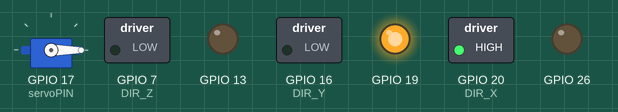
Recording of a program running on a simulated Raspberry Pi (BCM pin numbers). Shown: servo, switched loads named in the program (green lamp = pin HIGH), output pins drawn as LEDs (lit = HIGH). Servo angles are drawn from the pulse width (0.5 ms = 0°, 2.5 ms = 180°); pins used as bus, display or sensor lines are not drawn.

Above: at 0.05 s.
At 6.05 s:
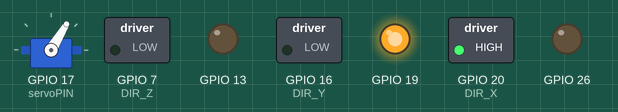
At 11.95 s:
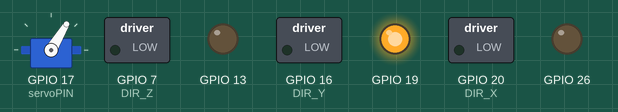
Timing chart, 0 to 15.6 s (numbered marks = the images above):
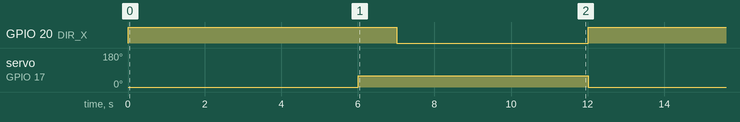

Measured:
- by itself, GPIO 20 (DIR_X): alternates HIGH for 7.0 s and LOW for 5.0 s
- by itself, servo on GPIO 17 (servoPIN): alternates 59° for 6.0 s and 0° for 6.0 s

The program:

versionclaw2.py
```python
from time import sleep
import pigpio
import sys
import serial
import RPi.GPIO as GPIO

#ser = serial.Serial('/dev/ttyACM0', 9600, timeout=1)
#ser.flush()


servoPIN = 17    #4
GPIO.setmode(GPIO.BCM)
GPIO.setup(servoPIN, GPIO.OUT)
GPIO.setwarnings(False)

p = GPIO.PWM(servoPIN, 50) # GPIO 17 for PWM with 50Hz
p.start(2.0) # Initialization
#print("DutyCycle : 2.0 and angle 0")


#for Picking up motor
DIR_X = 20     # Direction GPIO Pin
STEP_X = 21    # Step GPIO Pin
#SWITCH =   # GPIO pin of switch


DIR_Y = 16
STEP_Y= 12


DIR_Z =7
STEP_Z= 15

# Connect to pigpiod daemon
pi_x = pigpio.pi()
pi_y = pigpio.pi()
pi_z = pigpio.pi()


# Set up pins as an output
pi_x.set_mode(DIR_X, pigpio.OUTPUT)
pi_x.set_mode(STEP_X, pigpio.OUTPUT)

# Set up pins as an output
pi_y.set_mode(DIR_Y, pigpio.OUTPUT)
pi_y.set_mode(STEP_Y, pigpio.OUTPUT)


# Set up pins as an output
pi_z.set_mode(DIR_Z, pigpio.OUTPUT)
pi_z.set_mode(STEP_Z, pigpio.OUTPUT)


# Set up input switch
#pi_x.set_mode(SWITCH, pigpio.INPUT)
#pi_x.set_pull_up_down(SWITCH, pigpio.PUD_UP)

MODE = (13, 19, 26)   # Microstep Resolution GPIO Pins
RESOLUTION = {'Full': (0, 0, 0),
              'Half': (1, 0, 0),
              '1/4': (0, 1, 0),
              '1/8': (1, 1, 0),
              '1/16': (0, 0, 1),
              '1/32': (1, 0, 1)}
for i in range(3):
    pi_x.write(MODE[i], RESOLUTION['1/4'][i])

# Set duty cycle and frequency
pi_x.set_PWM_dutycycle(STEP_X, 200)  # PWM 1/2 On 1/2 Off
pi_x.set_PWM_frequency(STEP_X, 1250)  # 500 pulses per second

# Set duty cycle and frequency
pi_y.set_PWM_dutycycle(STEP_Y, 200)  # PWM 1/2 On 1/2 Off
pi_y.set_PWM_frequency(STEP_Y, 1250)  # 500 pulses per second

# Set duty cycle and frequency
pi_z.set_PWM_dutycycle(STEP_Y, 200)  # PWM 1/2 On 1/2 Off
pi_z.set_PWM_frequency(STEP_Y, 1250)  # 500 pulses per second


#dir_x = sys.argv[1]
#dir_y = sys.argv[2]


def move_x():
        pi_x.set_PWM_dutycycle(STEP_X, 128)  # PWM 1/2 On 1/2 Off
        pi_x.set_PWM_frequency(STEP_X, 1250)


def move_y():
        pi_y.set_PWM_dutycycle(STEP_Y, 128)  # PWM 1/2 On 1/2 Off
        pi_y.set_PWM_frequency(STEP_Y, 1250)


def move_z():
	pi_z.set_PWM_dutycycle(STEP_Z,128)
	pi_z.set_PWM_frequency(STEP_Z,1250)


def stop_x():
        pi_x.set_PWM_dutycycle(STEP_X,0)
        pi_x.set_PWM_frequency(STEP_X,0)


def stop_y():
        pi_y.set_PWM_dutycycle(STEP_Y,50)
        pi_y.set_PWM_frequency(STEP_Y,100)


def stop_z():
        pi_z.set_PWM_dutycycle(STEP_Z,0)
        pi_z.set_PWM_frequency(STEP_Z,0)


def z_motor():

	#Servo Motor OPEN
	#sleep(2)
	#p.ChangeDutyCycle(2.0)
	#print("Duty Cycle : 2.0 and angle 0")

	#Motor Pick UP >> DOWN
	pi_x.write(DIR_X,1)
	move_x()
	sleep(3)
	pi_x.write(STEP_X,0)
	sleep(3)

	#Servo Motor CLOSE
	p.ChangeDutyCycle(5.8)
	sleep(1)
	#print("Duty Cycle : 5.8 and angle 50")

	#Motor Picking DOWN>>UP
	pi_x.write(DIR_X,0)
	move_x()
	sleep(3)
	pi_x.write(STEP_X,0)
	sleep(2)

	#Motor OPEN
	p.ChangeDutyCycle(2.0)

#stop_x()
#stop_y()
#stop_z()

#move_x()

try:
    while True:
        #pi.write(DIR,int(sys.argv[1]))  # Set direction
	#if dir_x == 'forward':
	#	pi.write(DIR,0)
	#	print("Moving Forward")
	#else:
	#	pi.write(DIR,1)
	#	print("Moving Backward")
        #sleep(.1)


#	pi_y.write(DIR_Y,0)
#	move_y()
#	sleep(3)
#	stop_y()
#	sleep(3)
#	pi_y.write(DIR_Y,1)
#	move_y()
#	sleep(3)
#	stop_y()
#	sleep(3)

	# direction
#	pi_x.write(DIR_X,0)
#	move_x()
#	sleep(3)

#	pi_x.write(STEP_X,0)
#	sleep(3)

	# reverse direction
#	pi_x.write(DIR_X,1)

#	move_x()
#	sleep(3)
#	pi_x.write(STEP_X,0)
#	sleep(3)

	z_motor()


except KeyboardInterrupt:
    print ("\nCtrl-C pressed.  Stopping PIGPIO and exiting...")
finally:
    #pi_x.set_PWM_dutycycle(STEP_X, 0)  # PWM off
    #pi_x.stop()

   stop_x()
   stop_y()
```
